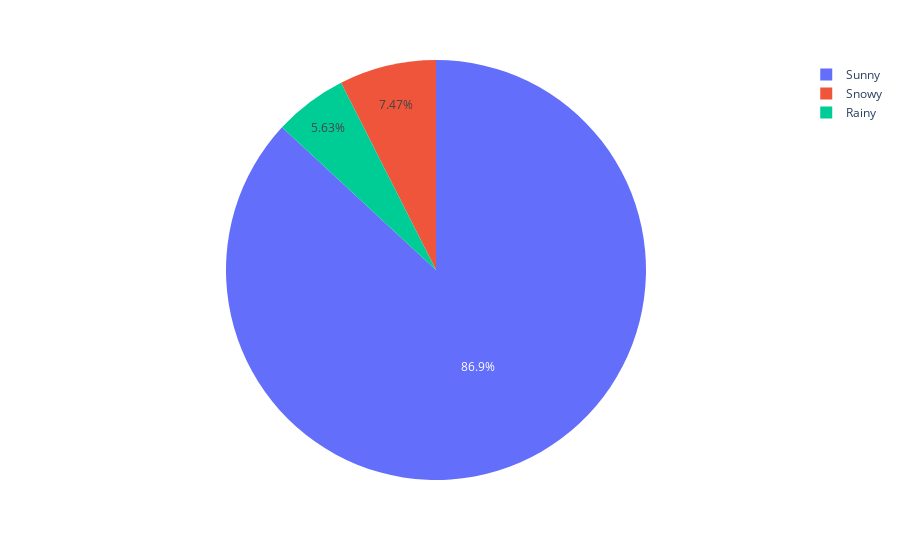

Notebook code for this chart:
### Markdown cell above
This plot illustrates that there are more number of coupons in sunny days, not considering if the coupon was accepted or not. In addition it shows that in rainy days, the number of rejected coffee house coupons are higher than the number of accepted ones. But in the Sunny and Rainy days, the number of accepted ones are higher. This would suggest that coffee houses can reduce the number of coupons they give out on snowy days.

### Code cell
weather_type = coffee_house_df['weather'].value_counts()
weather_type
px.pie(weather_type, values=weather_type.values, names=weather_type.index)

### Figure 1 — Plotly figure (JSON) as saved in the notebook; plotly's stock layout.template omitted (floating-point values rounded to 4 significant figures)
{"data": [{"domain": {"x": [0, 1], "y": [0, 1]}, "hovertemplate": "index=%{label}<br>value=%{value}<extra></extra>", "labels": ["Sunny", "Snowy", "Rainy"], "legendgroup": "", "name": "", "showlegend": true, "type": "pie", "values": [3316, 285, 215]}], "layout": {"legend": {"tracegroupgap": 0}, "margin": {"t": 60}}}
